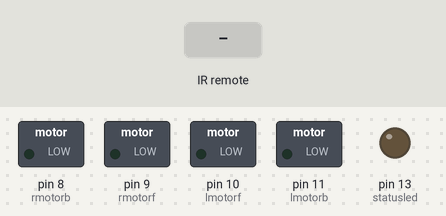
A sketch run on a simulated Arduino Uno, built with avr-gcc and run on an emulated ATmega328P. Parts: switched loads named in the sketch (green lamp = pin HIGH), output pins drawn as LEDs (lit = HIGH). The test bench sets the inputs (shaded band).

Above: at 1.2 s.
1.3 s: infrared code 0xFF50AF received
At 1.7 s:
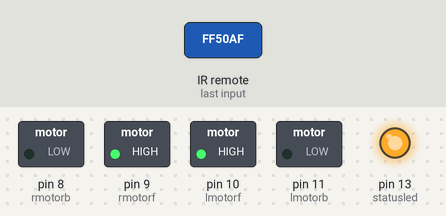
2.8 s: infrared code 0xFF30CF received
At 4.0 s:
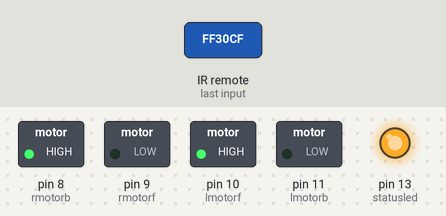
4.3 s: infrared code 0xFFB04F received
At 5.2 s:
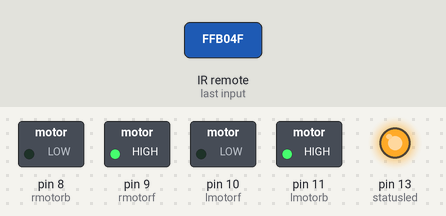
5.8 s: infrared code 0xFFD02F received
At 6.3 s:
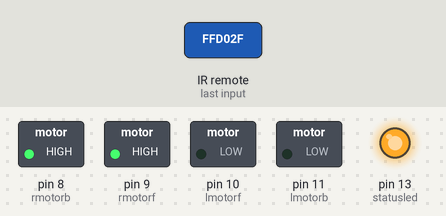
7.3 s: infrared code 0xFF9867 received
At 8.7 s:
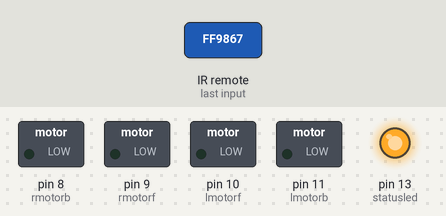
Timing chart, 0 to 9.8 s (numbered marks = the images above; inputs shaded):
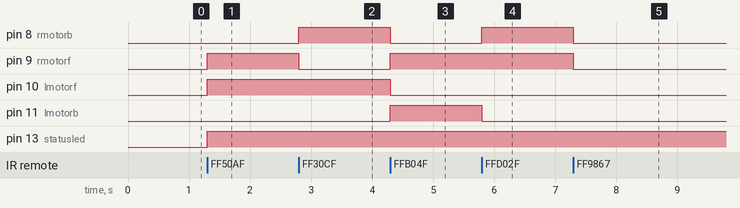

Measured:
- after the input at 1.3 s, pin 9 (rmotorf), pin 10 (lmotorf), pin 13 (statusled): LOW → HIGH at once
- after the input at 2.8 s, pin 8 (rmotorb): LOW → HIGH at once; pin 9 (rmotorf): HIGH → LOW at once
- after the input at 4.3 s, pin 8 (rmotorb), pin 10 (lmotorf): HIGH → LOW at once; pin 9 (rmotorf), pin 11 (lmotorb): LOW → HIGH at once
- after the input at 5.8 s, pin 8 (rmotorb): LOW → HIGH at once; pin 11 (lmotorb): HIGH → LOW at once
- after the input at 7.3 s, pin 8 (rmotorb), pin 9 (rmotorf): HIGH → LOW at once

The sketch:

remote_control_move.ino
```cpp
#include <IRremote.h>

 #define lmotorf 10
 #define lmotorb 11
 #define rmotorf 9
 #define rmotorb 8
 #define RECV_PIN 3
 #define statusled 13


IRrecv irrecv(RECV_PIN);
decode_results results;

void setup()
{

  irrecv.enableIRIn();
  pinMode(statusled,OUTPUT);
  pinMode(lmotorf,OUTPUT);
  pinMode(lmotorb,OUTPUT);
  pinMode(rmotorf,OUTPUT);
  pinMode(rmotorb,OUTPUT);
  digitalWrite(statusled,LOW);

}

void loop() {

  if (irrecv.decode(&results)) {

  digitalWrite(statusled,HIGH);

  irrecv.resume();

    if (results.value == 0xFF50AF){ // remote forward robot control

      digitalWrite(lmotorf,HIGH);
      digitalWrite(rmotorf,HIGH);
      digitalWrite(lmotorb,LOW);
      digitalWrite(rmotorb,LOW);

    }

    else if(results.value == 0xFF30CF){ // remote left robot control

      digitalWrite(lmotorf,HIGH);
      digitalWrite(rmotorf,LOW);
      digitalWrite(lmotorb,LOW);
      digitalWrite(rmotorb,HIGH);

    }

    else if(results.value == 0xFFB04F){ // remote right robot control

      digitalWrite(lmotorf,LOW);
      digitalWrite(rmotorf,HIGH);
      digitalWrite(lmotorb,HIGH);
      digitalWrite(rmotorb,LOW);
    }

    else if(results.value == 0xFFD02F){ // remote backward robot control

      digitalWrite(lmotorf,LOW);
      digitalWrite(rmotorf,HIGH);
      digitalWrite(lmotorb,LOW);
      digitalWrite(rmotorb,HIGH);

    }

    else if(results.value == 0xFF9867){ // remote stop robot control

      digitalWrite(lmotorf,LOW);
      digitalWrite(rmotorf,LOW);
      digitalWrite(lmotorb,LOW);
      digitalWrite(rmotorb,LOW);
    }

  }

}
```
